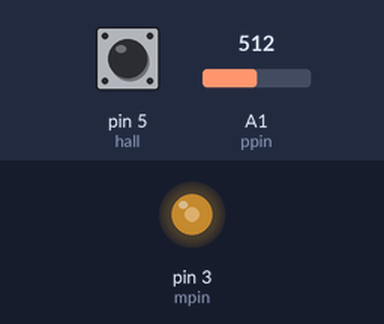
Recording of a sketch running on a simulated Arduino Uno, built with avr-gcc and run on an emulated ATmega328P. Parts: output pins drawn as LEDs (lit = HIGH). The inputs (shaded band) are chosen by the test bench; at power-on: A1 (ppin) = 512, pin 5 (hall) HIGH. What the sketch prints to the serial monitor is not drawn.

Above: at 1.2 s.
1.3 s: A1 (ppin) set to 416
At 2.5 s:
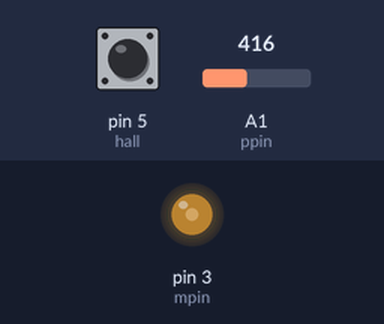
4.3 s: A1 (ppin) set to 385
At 4.8 s:
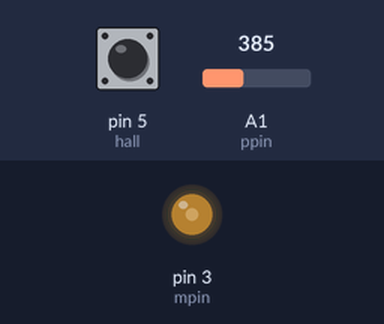
7.3 s: A1 (ppin) set to 716
At 8.2 s:
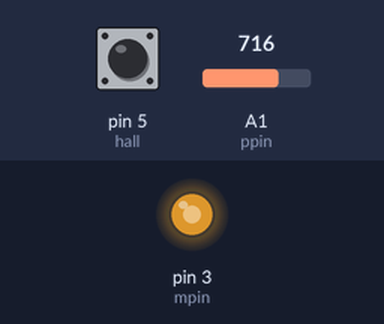
8.8 s: A1 (ppin) set to 1023
At 9.5 s:
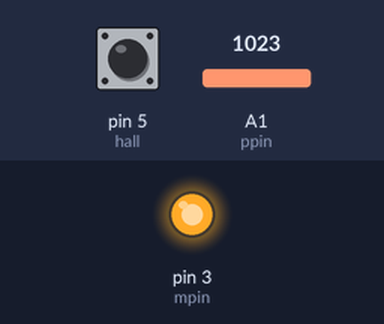
10.3 s: A1 (ppin) set to 0
At 11.7 s:
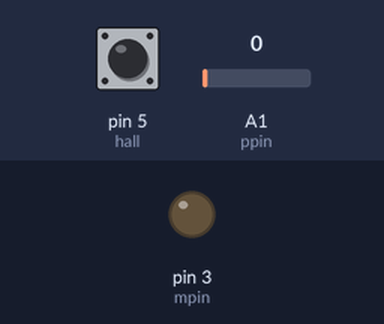
Timing chart, 0 to 13.3 s (numbered marks = the images above; inputs shaded):
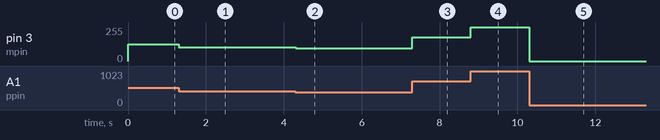

Measured:
- after the input at 1.3 s, pin 3 (mpin): 127/255 → 103/255 at once
- after the input at 4.3 s, pin 3 (mpin): 103/255 → 95/255 at once
- after the input at 7.3 s, pin 3 (mpin): 95/255 → 178/255 at once
- after the input at 8.8 s, pin 3 (mpin): 178/255 → 255/255 at once
- after the input at 10.3 s, pin 3 (mpin): 255/255 → 0/255 at once

The sketch:

Hall_Test2.ino
```cpp
//initialize motor pin and PWM value
int mpin = 3;
float mval =  0;

float dutyCycle = 0;

//initalize potentiometer pin and value
int ppin = A1;
int pval = 0;

//initialize hall sensor pin
int hall = 5;

unsigned long initial = 0;
unsigned long final = 0;

float dt;
float rpm;
bool read_rpm;

void setup() {
  // put your setup code here, to run once:
    Serial.begin(115200); //initialize serial by setting serial baud (communication rate)

  pinMode(hall, INPUT_PULLUP); //set hall sensor pin as an input with integrated pullup resistor
  initial = millis(); //set initial to time since program start in milliseconds
}

void loop() {
  // put your main code here, to run repeatedly:

    pval = analogRead(ppin); //read potentiometer value
    mval = map(pval, 0, 1023, 0, 255); //map the potentiometer position to PWM value
    analogWrite(mpin, mval); //write PWM value to speed control mosfet

    dutyCycle = mval/255*100; //calculate duty cycle percentage

   while(!digitalRead(hall)){ // If this loop is entered, we encountered a magnet.
    //keep mapping
    pval = analogRead(ppin);
    mval = map(pval, 0, 1023, 0, 255);
    analogWrite(mpin, mval);

    dutyCycle = mval/255*100; //calculate duty cycle percentage

    //print to serial monitor for debugging
    Serial.print("RPM = " + String(rpm));
    Serial.print("potentiometer = " + String(pval) + " ");
    Serial.println("motor = " + String(mval)+ " ");

    read_rpm = true;
    final = millis();
  }

  if(read_rpm){
     dt = final-initial; //change in time in milliseconds
     initial = final;
     read_rpm = false;
  }

  rpm = 60000/dt; //calculate RPM

      //print to serial monitor for debugging
    Serial.print("RPM = " + String(rpm));
    Serial.print("potentiometer = " + String(pval) + " ");
    Serial.println("motor = " + String(mval)+ " ");
}
```
